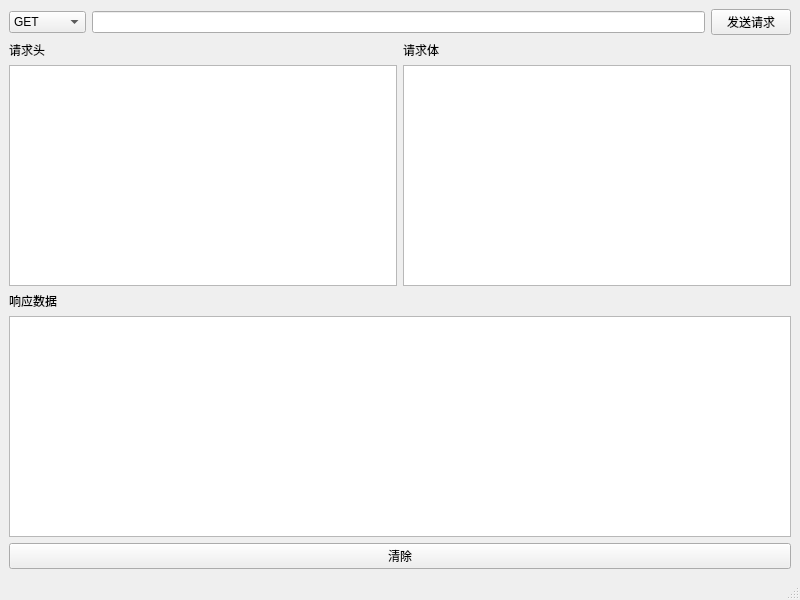
<?xml version="1.0" encoding="UTF-8"?>
<ui version="4.0">
 <class>MainWindow</class>
 <widget class="QMainWindow" name="MainWindow">
  <property name="geometry">
   <rect>
    <x>0</x>
    <y>0</y>
    <width>800</width>
    <height>600</height>
   </rect>
  </property>
  <property name="windowTitle">
   <string>接口测试工具</string>
  </property>
  <widget class="QWidget" name="centralwidget">
   <layout class="QVBoxLayout" name="verticalLayout_5">
    <item>
     <layout class="QHBoxLayout" name="horizontalLayout_2">
      <item>
       <widget class="QComboBox" name="method">
        <item>
         <property name="text">
          <string>GET</string>
         </property>
        </item>
        <item>
         <property name="text">
          <string>POST</string>
         </property>
        </item>
        <item>
         <property name="text">
          <string>DELETE</string>
         </property>
        </item>
        <item>
         <property name="text">
          <string>PUT</string>
         </property>
        </item>
       </widget>
      </item>
      <item>
       <widget class="QLineEdit" name="url">
        <property name="text">
         <string/>
        </property>
       </widget>
      </item>
      <item>
       <widget class="QPushButton" name="send">
        <property name="text">
         <string>发送请求</string>
        </property>
       </widget>
      </item>
     </layout>
    </item>
    <item>
     <layout class="QHBoxLayout" name="horizontalLayout">
      <item>
       <layout class="QVBoxLayout" name="verticalLayout_2">
        <item>
         <widget class="QLabel" name="label">
          <property name="text">
           <string>请求头</string>
          </property>
         </widget>
        </item>
        <item>
         <widget class="QPlainTextEdit" name="headers"/>
        </item>
       </layout>
      </item>
      <item>
       <layout class="QVBoxLayout" name="verticalLayout_3">
        <item>
         <widget class="QLabel" name="label_2">
          <property name="text">
           <string>请求体</string>
          </property>
         </widget>
        </item>
        <item>
         <widget class="QPlainTextEdit" name="body"/>
        </item>
       </layout>
      </item>
     </layout>
    </item>
    <item>
     <layout class="QVBoxLayout" name="verticalLayout">
      <item>
       <widget class="QLabel" name="label_3">
        <property name="text">
         <string>响应数据</string>
        </property>
       </widget>
      </item>
      <item>
       <widget class="QTextBrowser" name="response"/>
      </item>
     </layout>
    </item>
    <item>
     <layout class="QVBoxLayout" name="verticalLayout_4">
      <item>
       <widget class="QPushButton" name="clear">
        <property name="text">
         <string>清除</string>
        </property>
       </widget>
      </item>
     </layout>
    </item>
   </layout>
  </widget>
  <widget class="QMenuBar" name="menubar">
   <property name="geometry">
    <rect>
     <x>0</x>
     <y>0</y>
     <width>800</width>
     <height>26</height>
    </rect>
   </property>
  </widget>
  <widget class="QStatusBar" name="statusbar"/>
 </widget>
 <resources/>
 <connections>
  <connection>
   <sender>clear</sender>
   <signal>clicked()</signal>
   <receiver>response</receiver>
   <slot>clear()</slot>
   <hints>
    <hint type="sourcelabel">
     <x>399</x>
     <y>548</y>
    </hint>
    <hint type="destinationlabel">
     <x>399</x>
     <y>426</y>
    </hint>
   </hints>
  </connection>
 </connections>
</ui>
